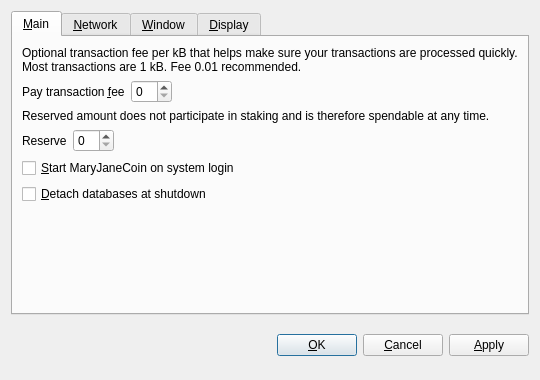
<?xml version="1.0" encoding="UTF-8"?>
<ui version="4.0">
 <class>OptionsDialog</class>
 <widget class="QDialog" name="OptionsDialog">
  <property name="geometry">
   <rect>
    <x>0</x>
    <y>0</y>
    <width>540</width>
    <height>380</height>
   </rect>
  </property>
  <property name="windowTitle">
   <string>Options</string>
  </property>
  <property name="modal">
   <bool>true</bool>
  </property>
  <layout class="QVBoxLayout" name="verticalLayout">
   <item>
    <widget class="QTabWidget" name="tabWidget">
     <property name="tabPosition">
      <enum>QTabWidget::North</enum>
     </property>
     <property name="currentIndex">
      <number>0</number>
     </property>
     <widget class="QWidget" name="tabMain">
      <attribute name="title">
       <string>&amp;Main</string>
      </attribute>
      <layout class="QVBoxLayout" name="verticalLayout_Main">
       <item>
        <widget class="QLabel" name="transactionFeeInfoLabel">
         <property name="text">
          <string>Optional transaction fee per kB that helps make sure your transactions are processed quickly. Most transactions are 1 kB. Fee 0.01 recommended.</string>
         </property>
         <property name="textFormat">
          <enum>Qt::PlainText</enum>
         </property>
         <property name="wordWrap">
          <bool>true</bool>
         </property>
        </widget>
       </item>
       <item>
        <layout class="QHBoxLayout" name="horizontalLayoutFee">
         <item>
          <widget class="QLabel" name="transactionFeeLabel">
           <property name="text">
            <string>Pay transaction &amp;fee</string>
           </property>
           <property name="textFormat">
            <enum>Qt::PlainText</enum>
           </property>
           <property name="buddy">
            <cstring>transactionFee</cstring>
           </property>
          </widget>
         </item>
         <item>
          <widget class="BitcoinAmountField" name="transactionFee"/>
         </item>
         <item>
          <spacer name="horizontalSpacerFee">
           <property name="orientation">
            <enum>Qt::Horizontal</enum>
           </property>
           <property name="sizeHint" stdset="0">
            <size>
             <width>40</width>
             <height>20</height>
            </size>
           </property>
          </spacer>
         </item>
        </layout>
       </item>
       <item>
        <widget class="QLabel" name="reserveBalanceInfoLabel">
         <property name="text">
          <string>Reserved amount does not participate in staking and is therefore spendable at any time.</string>
         </property>
         <property name="textFormat">
          <enum>Qt::PlainText</enum>
         </property>
         <property name="wordWrap">
          <bool>true</bool>
         </property>
        </widget>
       </item>
       <item>
        <layout class="QHBoxLayout" name="horizontalLayoutReserveBalance">
         <item>
          <widget class="QLabel" name="reserveBalanceLabel">
           <property name="text">
            <string>Reserve</string>
           </property>
           <property name="textFormat">
            <enum>Qt::PlainText</enum>
           </property>
           <property name="buddy">
            <cstring>reserveBalance</cstring>
           </property>
          </widget>
         </item>
         <item>
          <widget class="BitcoinAmountField" name="reserveBalance"/>
         </item>
         <item>
          <spacer name="horizontalSpacerReserveBalance">
           <property name="orientation">
            <enum>Qt::Horizontal</enum>
           </property>
           <property name="sizeHint" stdset="0">
            <size>
             <width>40</width>
             <height>20</height>
            </size>
           </property>
          </spacer>
         </item>
        </layout>
       </item>
       <item>
        <widget class="QCheckBox" name="bitcoinAtStartup">
         <property name="toolTip">
          <string>Automatically start MaryJaneCoin after logging in to the system.</string>
         </property>
         <property name="text">
          <string>&amp;Start MaryJaneCoin on system login</string>
         </property>
        </widget>
       </item>
       <item>
        <widget class="QCheckBox" name="detachDatabases">
         <property name="toolTip">
          <string>Detach block and address databases at shutdown. This means they can be moved to another data directory, but it slows down shutdown. The wallet is always detached.</string>
         </property>
         <property name="text">
          <string>&amp;Detach databases at shutdown</string>
         </property>
        </widget>
       </item>
       <item>
        <spacer name="verticalSpacer_Main">
         <property name="orientation">
          <enum>Qt::Vertical</enum>
         </property>
         <property name="sizeHint" stdset="0">
          <size>
           <width>20</width>
           <height>40</height>
          </size>
         </property>
        </spacer>
       </item>
      </layout>
     </widget>
     <widget class="QWidget" name="tabNetwork">
      <attribute name="title">
       <string>&amp;Network</string>
      </attribute>
      <layout class="QVBoxLayout" name="verticalLayout_Network">
       <item>
        <widget class="QCheckBox" name="mapPortUpnp">
         <property name="toolTip">
          <string>Automatically open the MaryJaneCoin client port on the router. This only works when your router supports UPnP and it is enabled.</string>
         </property>
         <property name="text">
          <string>Map port using &amp;UPnP</string>
         </property>
        </widget>
       </item>
       <item>
        <widget class="QCheckBox" name="connectSocks">
         <property name="toolTip">
          <string>Connect to the MaryJaneCoin network through a SOCKS proxy (e.g. when connecting through Tor).</string>
         </property>
         <property name="text">
          <string>&amp;Connect through SOCKS proxy:</string>
         </property>
        </widget>
       </item>
       <item>
        <layout class="QHBoxLayout" name="horizontalLayout_Network">
         <item>
          <widget class="QLabel" name="proxyIpLabel">
           <property name="text">
            <string>Proxy &amp;IP:</string>
           </property>
           <property name="textFormat">
            <enum>Qt::PlainText</enum>
           </property>
           <property name="buddy">
            <cstring>proxyIp</cstring>
           </property>
          </widget>
         </item>
         <item>
          <widget class="QValidatedLineEdit" name="proxyIp">
           <property name="maximumSize">
            <size>
             <width>140</width>
             <height>16777215</height>
            </size>
           </property>
           <property name="toolTip">
            <string>IP address of the proxy (e.g. 127.0.0.1)</string>
           </property>
          </widget>
         </item>
         <item>
          <widget class="QLabel" name="proxyPortLabel">
           <property name="text">
            <string>&amp;Port:</string>
           </property>
           <property name="textFormat">
            <enum>Qt::PlainText</enum>
           </property>
           <property name="buddy">
            <cstring>proxyPort</cstring>
           </property>
          </widget>
         </item>
         <item>
          <widget class="QLineEdit" name="proxyPort">
           <property name="maximumSize">
            <size>
             <width>55</width>
             <height>16777215</height>
            </size>
           </property>
           <property name="toolTip">
            <string>Port of the proxy (e.g. 9050)</string>
           </property>
          </widget>
         </item>
         <item>
          <widget class="QLabel" name="socksVersionLabel">
           <property name="text">
            <string>SOCKS &amp;Version:</string>
           </property>
           <property name="textFormat">
            <enum>Qt::PlainText</enum>
           </property>
           <property name="buddy">
            <cstring>socksVersion</cstring>
           </property>
          </widget>
         </item>
         <item>
          <widget class="QValueComboBox" name="socksVersion">
           <property name="toolTip">
            <string>SOCKS version of the proxy (e.g. 5)</string>
           </property>
          </widget>
         </item>
         <item>
          <spacer name="horizontalSpacer_Network">
           <property name="orientation">
            <enum>Qt::Horizontal</enum>
           </property>
           <property name="sizeHint" stdset="0">
            <size>
             <width>40</width>
             <height>20</height>
            </size>
           </property>
          </spacer>
         </item>
        </layout>
       </item>
       <item>
        <spacer name="verticalSpacer_Network">
         <property name="orientation">
          <enum>Qt::Vertical</enum>
         </property>
         <property name="sizeHint" stdset="0">
          <size>
           <width>20</width>
           <height>40</height>
          </size>
         </property>
        </spacer>
       </item>
      </layout>
     </widget>
     <widget class="QWidget" name="tabWindow">
      <attribute name="title">
       <string>&amp;Window</string>
      </attribute>
      <layout class="QVBoxLayout" name="verticalLayout_Window">
       <item>
        <widget class="QCheckBox" name="minimizeToTray">
         <property name="toolTip">
          <string>Show only a tray icon after minimizing the window.</string>
         </property>
         <property name="text">
          <string>&amp;Minimize to the tray instead of the taskbar</string>
         </property>
        </widget>
       </item>
       <item>
        <widget class="QCheckBox" name="minimizeOnClose">
         <property name="toolTip">
          <string>Minimize instead of exit the application when the window is closed. When this option is enabled, the application will be closed only after selecting Quit in the menu.</string>
         </property>
         <property name="text">
          <string>M&amp;inimize on close</string>
         </property>
        </widget>
       </item>
       <item>
        <spacer name="verticalSpacer_Window">
         <property name="orientation">
          <enum>Qt::Vertical</enum>
         </property>
         <property name="sizeHint" stdset="0">
          <size>
           <width>20</width>
           <height>40</height>
          </size>
         </property>
        </spacer>
       </item>
      </layout>
     </widget>
     <widget class="QWidget" name="tabDisplay">
      <attribute name="title">
       <string>&amp;Display</string>
      </attribute>
      <layout class="QVBoxLayout" name="verticalLayout_Display">
       <item>
        <layout class="QHBoxLayout" name="horizontalLayout_1_Display">
         <item>
          <widget class="QLabel" name="langLabel">
           <property name="text">
            <string>User Interface &amp;language:</string>
           </property>
           <property name="textFormat">
            <enum>Qt::PlainText</enum>
           </property>
           <property name="buddy">
            <cstring>lang</cstring>
           </property>
          </widget>
         </item>
         <item>
          <widget class="QValueComboBox" name="lang">
           <property name="toolTip">
            <string>The user interface language can be set here. This setting will take effect after restarting MaryJaneCoin.</string>
           </property>
          </widget>
         </item>
        </layout>
       </item>
       <item>
        <layout class="QHBoxLayout" name="horizontalLayout_2_Display">
         <item>
          <widget class="QLabel" name="unitLabel">
           <property name="text">
            <string>&amp;Unit to show amounts in:</string>
           </property>
           <property name="textFormat">
            <enum>Qt::PlainText</enum>
           </property>
           <property name="buddy">
            <cstring>unit</cstring>
           </property>
          </widget>
         </item>
         <item>
          <widget class="QValueComboBox" name="unit">
           <property name="toolTip">
            <string>Choose the default subdivision unit to show in the interface and when sending coins.</string>
           </property>
          </widget>
         </item>
        </layout>
       </item>
       <item>
        <widget class="QCheckBox" name="displayAddresses">
         <property name="toolTip">
          <string>Whether to show MaryJaneCoin addresses in the transaction list or not.</string>
         </property>
         <property name="text">
          <string>&amp;Display addresses in transaction list</string>
         </property>
        </widget>
       </item>
       <item>
        <widget class="QCheckBox" name="coinControlFeatures">
         <property name="toolTip">
          <string>Whether to show coin control features or not.</string>
         </property>
         <property name="text">
          <string>Display coin &amp;control features (experts only!)</string>
         </property>
        </widget>
       </item>
       <item>
        <spacer name="verticalSpacer_Display">
         <property name="orientation">
          <enum>Qt::Vertical</enum>
         </property>
         <property name="sizeHint" stdset="0">
          <size>
           <width>20</width>
           <height>40</height>
          </size>
         </property>
        </spacer>
       </item>
      </layout>
     </widget>
    </widget>
   </item>
   <item>
    <layout class="QHBoxLayout" name="horizontalLayout_Buttons">
     <item>
      <spacer name="horizontalSpacer_1">
       <property name="orientation">
        <enum>Qt::Horizontal</enum>
       </property>
       <property name="sizeHint" stdset="0">
        <size>
         <width>40</width>
         <height>48</height>
        </size>
       </property>
      </spacer>
     </item>
     <item>
      <widget class="QLabel" name="statusLabel">
       <property name="font">
        <font>
         <weight>75</weight>
         <bold>true</bold>
        </font>
       </property>
       <property name="text">
        <string/>
       </property>
       <property name="textFormat">
        <enum>Qt::PlainText</enum>
       </property>
       <property name="wordWrap">
        <bool>true</bool>
       </property>
      </widget>
     </item>
     <item>
      <spacer name="horizontalSpacer_2">
       <property name="orientation">
        <enum>Qt::Horizontal</enum>
       </property>
       <property name="sizeHint" stdset="0">
        <size>
         <width>40</width>
         <height>48</height>
        </size>
       </property>
      </spacer>
     </item>
     <item>
      <widget class="QPushButton" name="okButton">
       <property name="text">
        <string>&amp;OK</string>
       </property>
      </widget>
     </item>
     <item>
      <widget class="QPushButton" name="cancelButton">
       <property name="text">
        <string>&amp;Cancel</string>
       </property>
       <property name="autoDefault">
        <bool>false</bool>
       </property>
      </widget>
     </item>
     <item>
      <widget class="QPushButton" name="applyButton">
       <property name="text">
        <string>&amp;Apply</string>
       </property>
       <property name="autoDefault">
        <bool>false</bool>
       </property>
      </widget>
     </item>
    </layout>
   </item>
  </layout>
 </widget>
 <customwidgets>
  <customwidget>
   <class>BitcoinAmountField</class>
   <extends>QSpinBox</extends>
   <header>bitcoinamountfield.h</header>
  </customwidget>
  <customwidget>
   <class>QValueComboBox</class>
   <extends>QComboBox</extends>
   <header>qvaluecombobox.h</header>
  </customwidget>
  <customwidget>
   <class>QValidatedLineEdit</class>
   <extends>QLineEdit</extends>
   <header>qvalidatedlineedit.h</header>
  </customwidget>
 </customwidgets>
 <resources/>
 <connections/>
</ui>
